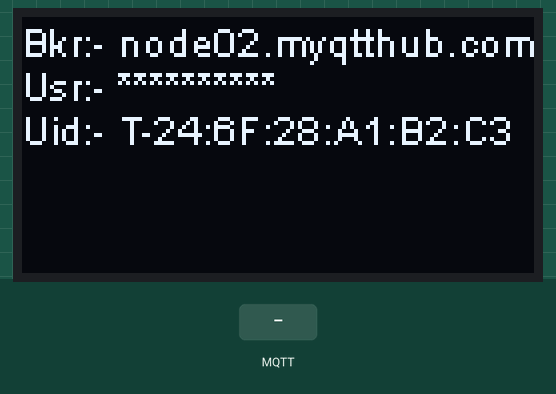
This sketch was run on a simulated ESP8266 (NodeMCU). Shown: 128×64 one-colour display. The test bench sets the inputs (shaded band). WiFi joins after 1.5 s; servers stay silent unless stated; no MQTT or app messages arrive unless stated; what the sketch prints to the serial monitor is not drawn.

Above: at 8.0 s.
8.1 s: MQTT message "1" arrives on the first subscribed topic
At 14.7 s:
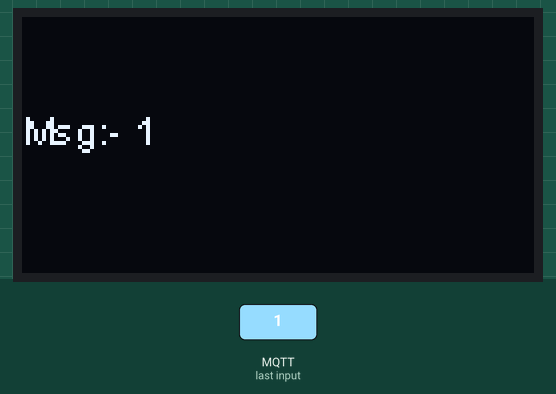
15.4 s: MQTT message "on" arrives on the first subscribed topic
At 16.2 s:
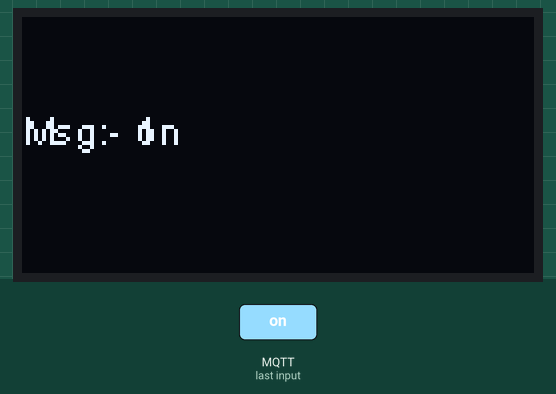
16.9 s: MQTT message "off" arrives on the first subscribed topic
Timing chart, 0 to 19.9 s (numbered marks = the images above; inputs shaded):
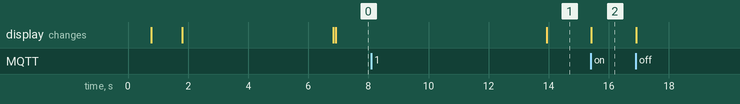

The sketch:

WiFi_Kit_8_dhcp_lcd_GIT1.ino
```cpp
#include <dummy.h>

/*
 * Heltec kit-8 (ESP8266) with intergrated display
 * connection to DHCP and display.
 * connection to MQTT service
 * Connection to DHT22 display Humidity and temprature
 * Publish to MQTT topic
 * User is prefix + mac address
 * output is an identyand readings as CSV [IIIIIII,TTTTT,HHHHH]
 * By Steve dec 20
*/


// Dependancies
#include "heltec.h"
#include "ESP8266WiFi.h"
#include "PubSubClient.h"
#include "DHT.h"


// Hardware
#define DHTTYPE DHT22   // sensor type
#define DHTPIN 14       // sensor pin


// Constants
#define wifi_ssid "**********"              //SSID
#define wifi_password "**********"         //PWD

#define mqtt_server "node02.myqtthub.com" // server location
#define mqtt_user "**********"        // identiy
#define mqtt_password "**********"      // password

#define prefix "T-"                       // appended to mac address as mqtt identity
#define Identiy "IOT-001"                 // UID
#define input_topic "*****.Temp"          // inbound topic
#define output_topic "*****.Temp"         // outbound topic


WiFiClient espClient;
PubSubClient client(espClient);
DHT dht(DHTPIN, DHTTYPE, 22);


void setup(){

  Heltec.display->init();                    // seperate init doent do msg
  Heltec.display->flipScreenVertically();
  Heltec.display->setFont(ArialMT_Plain_16); // big text to start

  Serial.begin(115200);
  Serial.flush();
  delay(50);

  dht.begin();

  setup_wifi();
  client.setServer(mqtt_server,1883);
  client.setCallback(callback);
}

void setup_wifi(){
  delay(100);
  Heltec.display->clear();
  WiFi.disconnect(true); // Set WiFi to station mode and disconnect from an AP if it was previously connected
  delay(100);

  Serial.println();
  Serial.print ("Connecting to ");
  Serial.println (wifi_ssid);

	WiFi.begin(wifi_ssid,wifi_password);
  delay(500);

   byte count = 0;
	while(WiFi.status() != WL_CONNECTED && count < 10){
		count ++;
    Heltec.display->invertDisplay();
		Heltec.display->drawString(20, 6, "Connecting...");
		Heltec.display->display();
    delay(500);
	}

  String mac=WiFi.macAddress();

	if(WiFi.status() == WL_CONNECTED){
    Serial.println("WiFi: " + WiFi.SSID ());
    Serial.println("IP:   " + WiFi.localIP ().toString());
    Serial.println("MAC:  " + mac);
    Serial.println(" ");

    Heltec.display->clear();
		Heltec.display->drawString(0, 0, "WIFI    " + WiFi.SSID ());
    Heltec.display->setFont(ArialMT_Plain_10);
		Heltec.display->drawString(0, 21, "DHCP      " + WiFi.localIP ().toString());
		Heltec.display->display();
		delay(5000);
		Heltec.display->clear();
    Heltec.display->display();

	}else{
    Heltec.display->clear();
    Heltec.display->setFont(ArialMT_Plain_10);
		Heltec.display->drawString(0, 20, "Failed");
		Heltec.display->display();
		delay(1000);

	}
}


void callback(char* topic, byte* payload, unsigned int length){

  //char msg(50);

  Serial.print("Message [ ");
  Serial.print(topic);
  Serial.println (" ]");

  String msg;
  for (int i = 0; i <length; i++){
    Serial.print((char)payload[i]);
    msg += (char)payload[i];
  }
  Serial.println(" ");
  Serial.println(" ");

  Heltec.display->drawString(0,22, "                        ");
  Heltec.display->drawString(0, 22,"Msg:- " + msg);
  Heltec.display->display();

}

void reconnect(){

String mqtt_clientID;       // determines faull name from mac
  mqtt_clientID = prefix;    // Identity prefix
  mqtt_clientID += WiFi.macAddress();

  while (!client.connected()){
    Serial.print("MQTT Broker: ");
    Serial.println (mqtt_server);

    Heltec.display->normalDisplay();
    Heltec.display->clear();
    Heltec.display->drawString(0, 0, "Bkr:-");
    Heltec.display->drawString(24, 0, mqtt_server);
    Heltec.display->display();

    if (client.connect (mqtt_clientID.c_str(), mqtt_user, mqtt_password)){
      delay(20);
      Serial.print (mqtt_user);
      Serial.println(" connected");
      Serial.println(" ");

      Heltec.display->drawString(0, 11, "Usr:-");
      Heltec.display->drawString(24, 11, mqtt_user);
      Heltec.display->drawString(0, 22, "Uid:-");
      Heltec.display->drawString(24, 22, mqtt_clientID);
      Heltec.display->display();
      delay(5000);
      Heltec.display->clear();
      client.subscribe(input_topic);

      // Wait 2 sec before retrying
      delay(2000);
    }else{
      Serial.print("failed,rc=");
      Serial.println(client.state());
      Serial.println(" try again in 10 seconds");

      // Wait 10 seconds before retrying
      delay(10000);
    }
  }
}

bool checkBound(float newValue, float prevValue, float maxDiff){
  return !isnan(newValue) &&
         (newValue < prevValue - maxDiff || newValue > prevValue + maxDiff);
}

long lastMsg =0;
float temp = 0.0;
float hum = 0.0;
float diff = 0.2;


void loop(){
  if (!client.connected()){
    reconnect();
  }
  client.loop();

  long now = millis();
  if (now - lastMsg >300000){
    lastMsg = now;            // 300000 = 5 mins interval

    float newTemp = dht.readTemperature();
    float newHum = dht.readHumidity();

    if (checkBound(newTemp, temp, diff)){
      temp = newTemp;
      Serial.print("New temprature: ");
      Serial.print(String(temp).c_str());
      Serial.println (" C");
      //client.publish("Dauis.Temp", String(temp).c_str(), true);

      //if (checkBound(newHum, hum, diff)){   // used to send on change
      hum = newHum;
      Serial.print("New Humidity: ");
      Serial.print(String(hum).c_str());
      Serial.println (" %");
      //client.publish("Dauis.Temp", String(hum).c_str(), true);

      Heltec.display->clear();
      Heltec.display->drawString(0, 0, "Tmp:- " + String(temp) + " C");
      Heltec.display->drawString(88, 0, String(Identiy));
      Heltec.display->drawString(0, 11, "Hum:- " + String (hum) +" %");
      Heltec.display->display();

      // build output string
      String payload = Identiy; // build payload as csv
      payload = String(payload + "," + String(temp).c_str());
      payload = String(payload + "," + String(hum).c_str());

      Serial.println (payload);
      Serial.println (" ");

      client.publish(output_topic, String(payload).c_str(), true);


    }

    //delay(600000);  //wait 10 mins
  }
}
```

Measured:
- after the input at 8.1 s, the display: changes after 5.8 s (image 1)
- after the input at 15.4 s, the display: changes at once (image 2)
